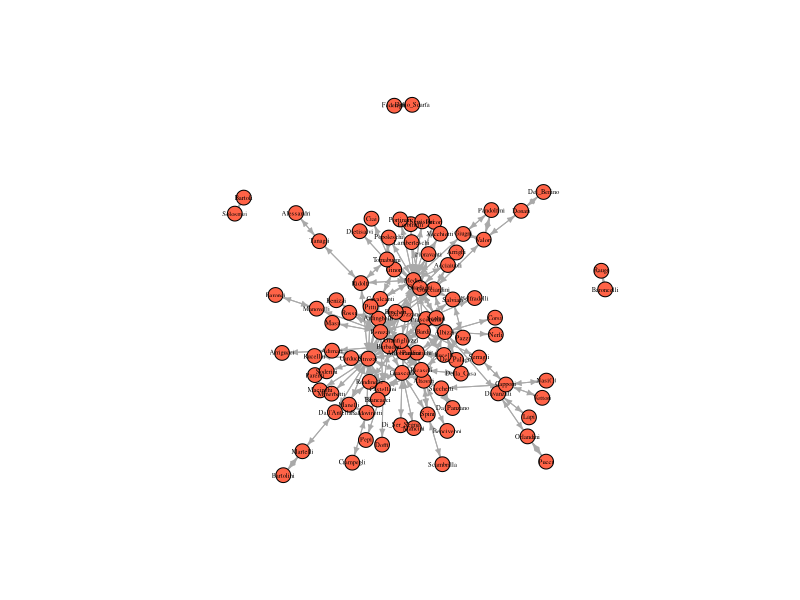
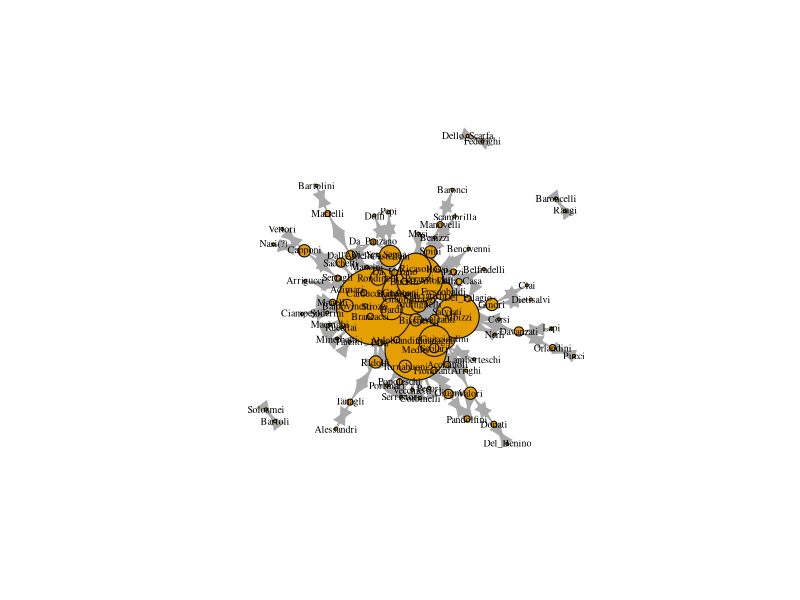
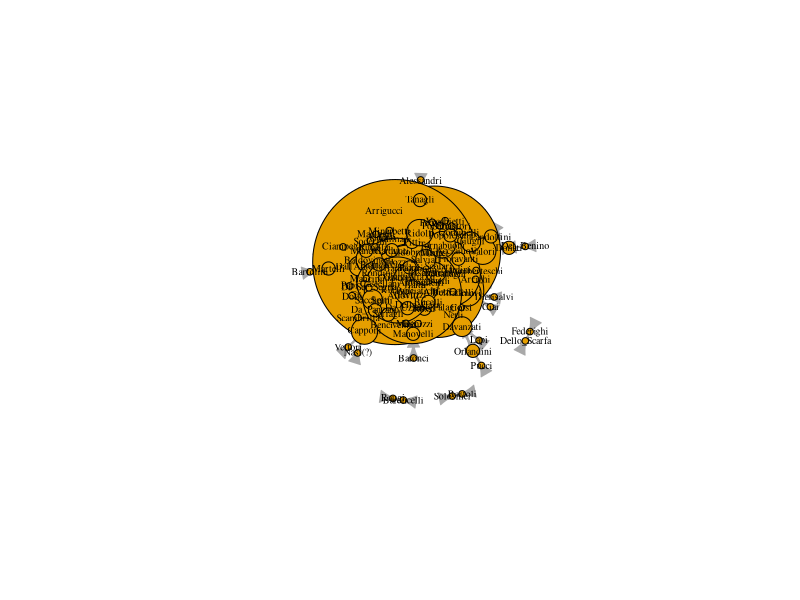
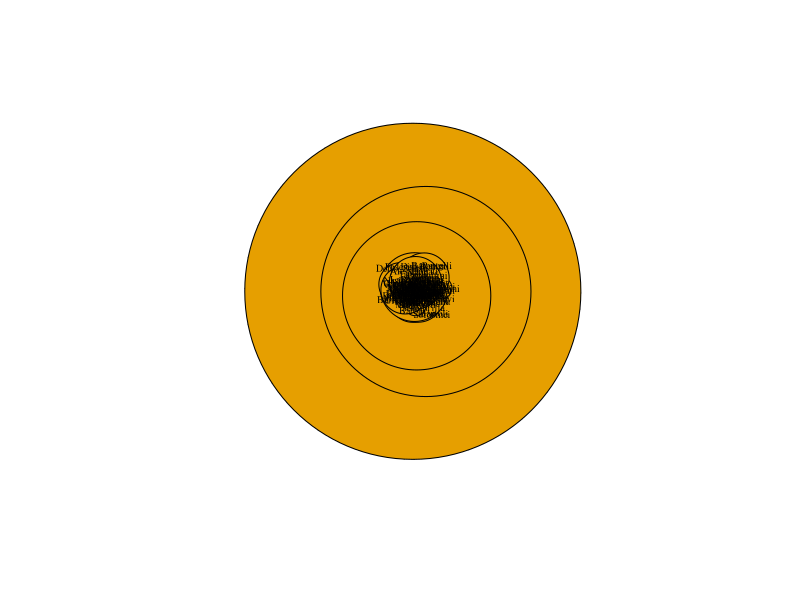
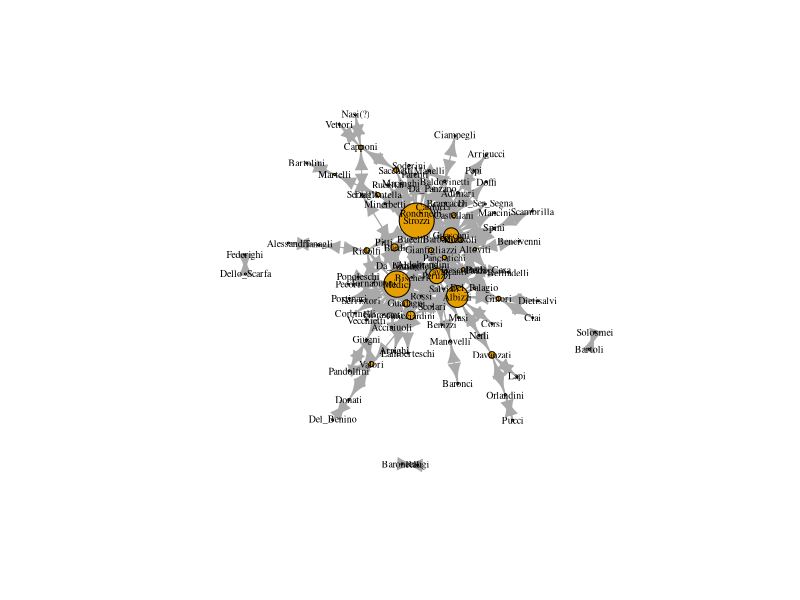
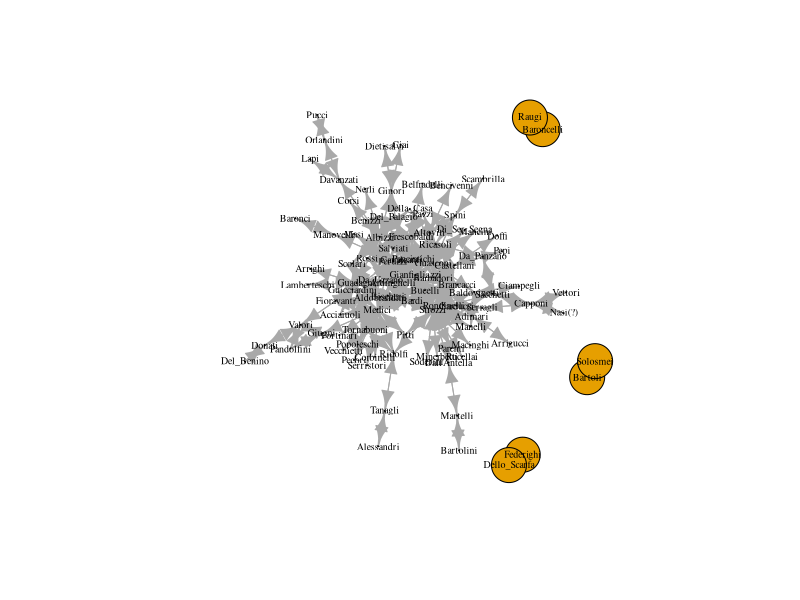
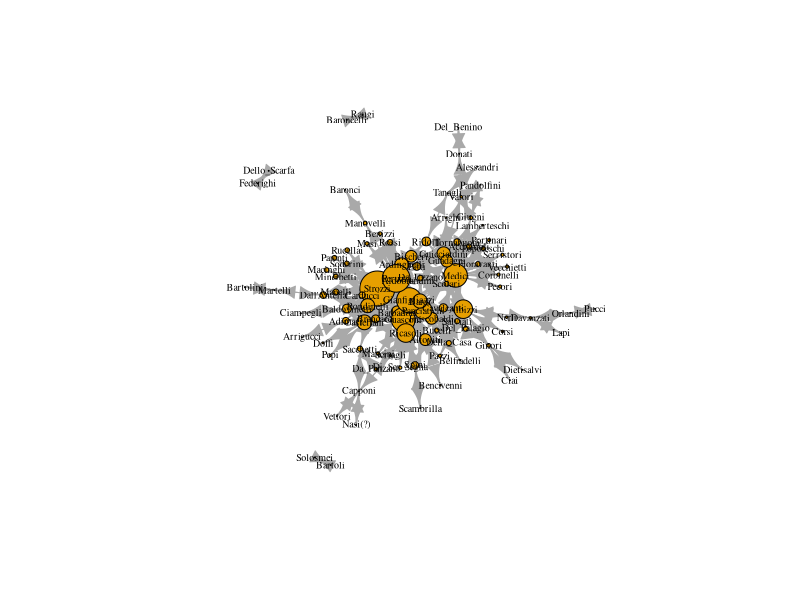
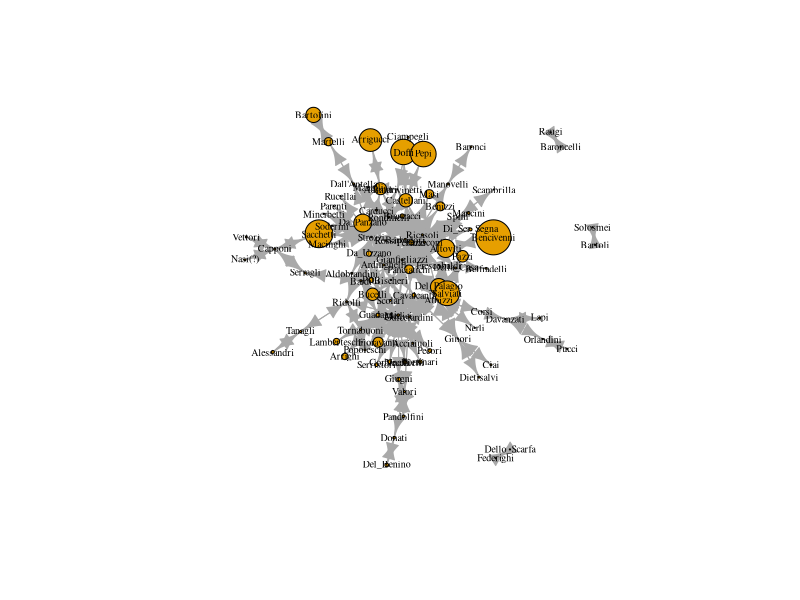

Write R code to recreate these figures, in order.
#!/usr/bin/env Rscript

######################################################################
# @author      : Linus Fernandes (linusfernandes at gmail dot com)
# @file        : centrality
# @created     : Tuesday Oct 31, 2023 11:21:31 IST
#
# @description :
######################################################################
library(conflicted)
library(igraph)
library(tidyverse)
library(reshape2)
conflict_scout()
# prepare the marriage adjacency matrix
florentine_edj <- read.csv("florentine_marriage_edgelist.csv")
print(str(florentine_edj))
florentine_edj <- florentine_edj[,2:3]

# prepare the attributes file
florentine_attributes <- read.csv("florentine_attributes.csv")
print(str(florentine_attributes))

# graph the marriage network
marriageNet <- graph.edgelist(as.matrix(florentine_edj), directed = T)
# add wealth and priorates attributes to family vertices
V(marriageNet)$Wealth <- florentine_attributes$Gwealth[match(V(marriageNet)$name, florentine_attributes$Family)]

# Gross wealth (Florins), for 87 (92) families
# simple mean imputation of wealth (alternatively, we might think that those with NA were too poor to show up in historical records?)
# in other words, atrribute mean wealth to na families
V(marriageNet)$Wealth <- ifelse(is.na(V(marriageNet)$Wealth), mean(V(marriageNet)$Wealth, na.rm = T), V(marriageNet)$Wealth)

# Number of Priors, The Priorate (or city council), first created in 1282, was Florence's governing body. Count of how many seats a family had on that city council from 1282-1344
# measure of the aggregate political influence of the family over a long period of time
V(marriageNet)$Priorates <- florentine_attributes$Npriors[match(V(marriageNet)$name, florentine_attributes$Family)]

plot(marriageNet, vertex.size = 8, vertex.label.cex = .4, vertex.label.color = "black", vertex.color = "tomato", edge.arrow.size = 0.4)

print(str(degree(marriageNet)))
degrees <- sort(degree(marriageNet), decreasing = T)
families = names(degrees)
names(degrees) <- c()
df <- data.frame(Family = families, Degree = degrees)
print(df)
# assignment
V(marriageNet)$degree <- degree(marriageNet)
# sized by degree
plot(marriageNet, vertex.label.cex = .6, vertex.label.color = "black", vertex.size = V(marriageNet)$degree, vertex.label.cex = .2)
plot(marriageNet,
      vertex.label.cex = .6,
      vertex.label.color = "black",
      vertex.size = V(marriageNet)$degree*3)

btws = betweenness(marriageNet, directed = FALSE)
btws <- sort(btws, decreasing = T)
families = names(btws)
names(btws) <- c()
df <- data.frame(Family = families, Betweenness = btws)
print(df)
# assignment
V(marriageNet)$betweenness <- betweenness(marriageNet, directed = F)
# sized by betweenness
plot(marriageNet,
      vertex.label.cex = .6,
      vertex.label.color = "black",
      vertex.size = V(marriageNet)$betweenness)
# normalize betweenness and scale by 20 (some scalar)
plot(marriageNet,
      vertex.label.cex = .6,
      vertex.label.color = "black",
      vertex.size = V(marriageNet)$betweenness/max(V(marriageNet)$betweenness) * 20)

clseness = closeness(marriageNet, normalized = F)
clseness <- sort(clseness, decreasing = T)
families = names(clseness)
names(clseness) <- c()
df <- data.frame(Family = families, Closeness = clseness)
print(df)
# assignment
V(marriageNet)$closeness <- closeness(marriageNet, normalized = F)
plot(marriageNet,
      vertex.label.cex = .6,
      vertex.label.color = "black",
      vertex.size = V(marriageNet)$closeness/max(V(marriageNet)$closeness) * 20)

# Eigenvector centrality takes into account alters’ power. 
# It is calculated a little bit differently in igraph. It produces a list object
# and we need to extract only the vector of centrality values.
power = evcent(marriageNet)$vector
power <- sort(power, decreasing = T)
families = names(power)
names(power) <- c()
df <- data.frame(Family = families, Power = power)
print(df)
V(marriageNet)$eigenvector <- evcent(marriageNet)$vector

plot(marriageNet,
     vertex.label.cex = .6, 
     vertex.label.color = "black", 
     vertex.size = V(marriageNet)$eigenvector/max(V(marriageNet)$eigenvector) * 20)

# Bonacich Centrality
# Perhaps marrying your daughters off to weaker families is a good way to ensure their loyalty? 
# We could evaluate this using bonacich centrality. 
# From igraph: “Interpretively, the Bonacich power measure corresponds to the notion that the power of a vertex is recursively
# defined by the sum of the power of its alters. The nature of the recursion involved is then controlled by the power exponent: positive values imply that vertices become more powerful as their alters become more powerful (as occurs in cooperative relations), while negative 
# values imply that vertices become more powerful only as their alters become weaker (as occurs in competitive or antagonistic relations).”
bonacich <- power_centrality(marriageNet, exponent = 2, rescale = T)
bonacich <- ifelse(bonacich > 0, bonacich, 0)
bonacich <- sort(bonacich, decreasing = T)
families = names(bonacich)
names(bonacich) <- c()
df <- data.frame(Family = families, Bonacich = bonacich)
print(df)
V(marriageNet)$bonacich <- power_centrality(marriageNet, exponent = 2, rescale = T)
V(marriageNet)$bonacich <- ifelse(V(marriageNet)$bonacich > 0, V(marriageNet)$bonacich, 0)

plot(marriageNet,
     vertex.label.cex = .6, 
     vertex.label.color = "black", 
     vertex.size = V(marriageNet)$bonacich/max(V(marriageNet)$bonacich) * 20)

bonacich <- power_centrality(marriageNet, exponent = -2, rescale = T)
bonacich <- ifelse(bonacich < 0, 0, bonacich)
bonacich <- sort(bonacich, decreasing = T)
families = names(bonacich)
names(bonacich) <- c()
df <- data.frame(Family = families, Bonacich = bonacich)
print(df)

V(marriageNet)$bonacich <- power_centrality(marriageNet, exponent = -2, rescale = T)
V(marriageNet)$bonacich <- ifelse(V(marriageNet)$bonacich < 0, 0, V(marriageNet)$bonacich)

plot(marriageNet,
     vertex.label.cex = .6, 
     vertex.label.color = "black", 
     vertex.size = V(marriageNet)$bonacich/max(V(marriageNet)$bonacich) * 20)


# pagerank
pagerank <- page_rank(marriageNet, directed = T)$vector
pagerank <- sort(pagerank, decreasing = T)
families = names(pagerank)
names(pagerank) <- c()
df <- data.frame(Family = families, PageRank = pagerank)
print(df)
V(marriageNet)$page_rank <- page_rank(marriageNet, directed = T)$vector

plot(marriageNet,
     vertex.label.cex = .6, 
     vertex.label.color = "black", 
     vertex.size = V(marriageNet)$page_rank/max(V(marriageNet)$page_rank) * 20)

# correlation between centrality measures
# extract all the vertex attributes
all_atts <- lapply(list.vertex.attributes(marriageNet),function(x) get.vertex.attribute(marriageNet,x))
# bind them into a matrix
all_atts <- do.call("cbind", all_atts)
# add column nams
colnames(all_atts) <- list.vertex.attributes(marriageNet)
# drop the family variable
all_atts <- data.frame(all_atts[,2:ncol(all_atts)])
# convert all to numeric
all_atts <- sapply(all_atts, as.numeric)
# produce a correlation matrix
cormat <- cor(all_atts)
# melt it using reshape to function melt() to prepare it for ggplot which requires long form data
melted_cormat <- melt(cormat)
ggplot(data = melted_cormat, aes(x=Var1, y=Var2, fill=value)) + 
  geom_tile() +
  scale_fill_distiller(palette = "Spectral", direction=-2) +
  xlab("") +
  ylab("")

# degree distribution
# fitting a degree distribution on the log-log scale
alter_hist = degree(marriageNet)
alter_hist = table(alter_hist)
vals = as.numeric(names(alter_hist))
vals = vals[2:length(vals)]
alter_hist = alter_hist[2:length(alter_hist)]
df = data.frame(Vals = log(vals), Hist = log(as.numeric(alter_hist)), stringsAsFactors = F)
# plot log-log degree distribution
plot(Hist ~ Vals, data = df)
# regression line
abline(lm(Hist ~ Vals, data = df))

# degrees of your friends
neighbor_degrees <- knn(marriageNet)$knn
degrees <- degree(marriageNet)

mean(neighbor_degrees, na.rm = T)
mean(degrees)
# plot neighbor degrees vs. ego degress
hist(neighbor_degrees)
hist(degrees)

degcent <- centralization.degree(marriageNet)$centralization
degcent
centralization.betweenness(marriageNet)$centralization
centralization.evcent(marriageNet)$centralization
centralization.closeness(marriageNet)$centralization

N <- vcount(marriageNet)
degcent <- centralization.degree(marriageNet)$centralization

centralizations = c()
powers <- seq(from = 0.1, to = 3, by = 0.1)
for(e in powers){
  net <- barabasi.game(N, directed = F, power=e)
  centralizations <- c(centralizations, centralization.degree(net)$centralization)
}

power_df <- data.frame(Centralization = centralizations, Power = powers)
power_df
ggplot(power_df, aes(x = Power, y = Centralization)) + 
  geom_point() + 
  geom_hline(yintercept = degcent, linetype="dashed", color = "red") +
  theme_bw()

reach_n =function(x, n = 2){
  vert_cnt = vcount(x)
  r=vector(length=vert_cnt)
  for (i in 1:vert_cnt){
    neighb =neighborhood(x, n, nodes=i)
    ni=unlist(neighb)
    len=length(ni)
    r[i]=len/vert_cnt
  }
  return(r)
}
two_reach = reach_n(marriageNet, 2)
plot(marriageNet, vertex.size = two_reach * 10, vertex.label.cex = .4, vertex.label.color = "black", vertex.color = "tomato")
three_reach = reach_n(marriageNet, 3)
plot(marriageNet, vertex.size = three_reach * 10, vertex.label.cex = .4, vertex.label.color = "black", vertex.color = "tomato")
four_reach = reach_n(marriageNet, 4)
plot(marriageNet, vertex.size = four_reach * 10, vertex.label.cex = .4, vertex.label.color = "black", vertex.color = "tomato")
five_reach = reach_n(marriageNet, 5)
plot(marriageNet, vertex.size = five_reach * 10, vertex.label.cex = .4, vertex.label.color = "black", vertex.color = "tomato")

distance_weighted_reach=function(x){
  # create matrix of geodesic distances
  distances = shortest.paths(x)
  # replace the diagonal with 1s
  diag(distances) = 1 
  # take the reciprocal of distances
  weights = 1/distances 
  # sum for each node (row)
  wr = apply(weights,1,sum)
  return (wr) 
}

dw_reach = distance_weighted_reach(marriageNet) 
print(dw_reach)
dw_reach = dw_reach/max(dw_reach)
print(dw_reach)
plot(marriageNet, vertex.size = dw_reach * 10, vertex.label.cex = .4, vertex.label.color = "black", vertex.color = "tomato")
